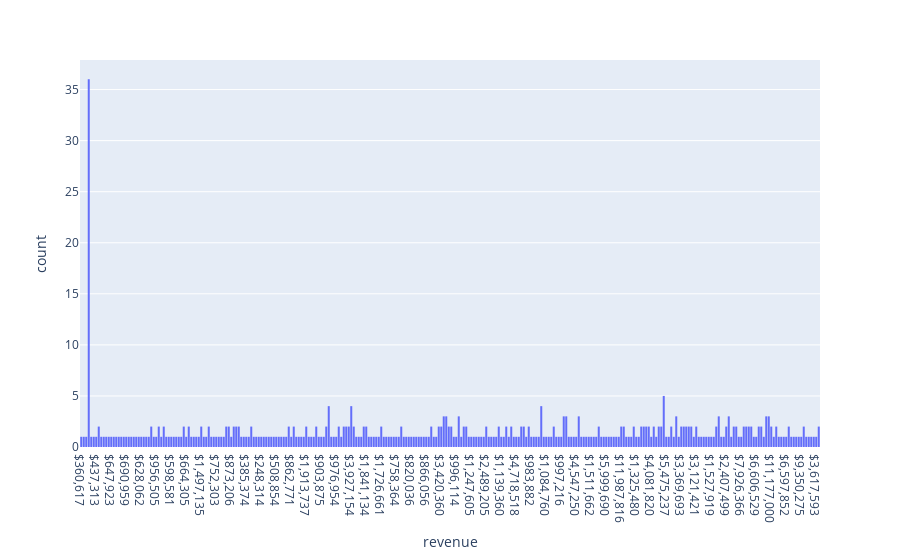

The code cell stored with this chart in its notebook:
### Code cell
px.histogram(df, 'revenue')

### Figure 1 — Plotly figure (JSON) as saved in the notebook; plotly's stock layout.template omitted (floating-point values rounded to 4 significant figures; data arrays with more than 128 entries replaced by an {"elided": "..."} marker saying what was removed)
{"data": [{"alignmentgroup": "True", "bingroup": "x", "hovertemplate": "revenue=%{x}<br>count=%{y}<extra></extra>", "legendgroup": "", "marker": {"color": "#636efa", "pattern": {"shape": ""}}, "name": "", "offsetgroup": "", "orientation": "v", "showlegend": false, "type": "histogram", "x": {"elided": "445 str values"}, "xaxis": "x", "yaxis": "y"}], "layout": {"barmode": "relative", "legend": {"tracegroupgap": 0}, "margin": {"t": 60}, "xaxis": {"anchor": "y", "domain": [0, 1], "title": {"text": "revenue"}}, "yaxis": {"anchor": "x", "domain": [0, 1], "title": {"text": "count"}}}}
